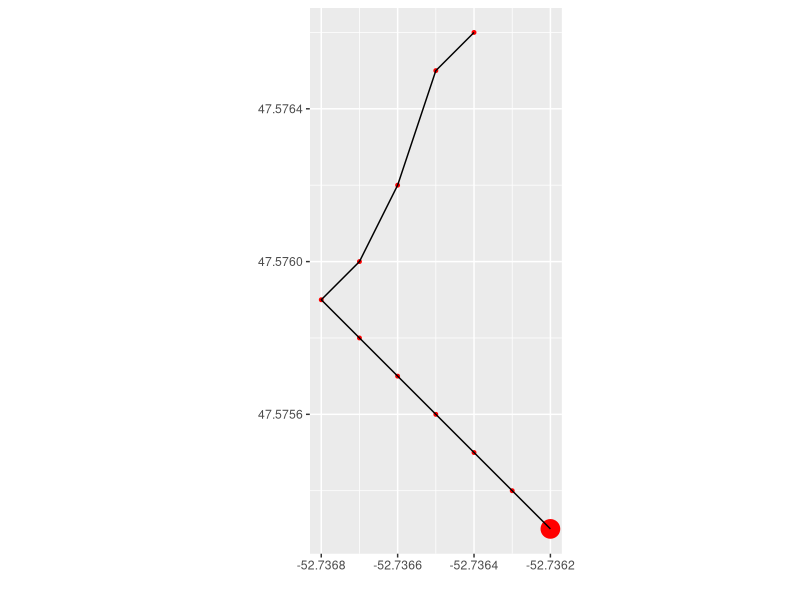

This chart was generated by the following R code:
library(ggplot2)

setwd("/Users/bryan/Git/munsailbot")

# Import CSV and delete empty/NA rows
# TODO: Use aes to define evenly spaced X/Y ticks
data <- read.table('track.csv', header = TRUE, sep =',')
data <- subset(data, Lat!=c("99.99"))
data <- subset(data, Lon!=c("99.99"))
state <- c(data$Sailstate)

ss <- function(x){
  ifelse(x == 0, 1,
    ifelse(x == 1, 2,
      ifelse(x == 2, 3,
        ifelse(x == 3, 4,
          ifelse(x == 4, 5, 0)
))))}

ggplot(data,aes(x=data$Lon, y=data$Lat)) +
  # Graphing reported points
  geom_point(color="red", (aes(size = ss(state)))) +
  # Removing X/Y labels
  labs(x="",y="") +
  # Plotting path
  geom_path() +
  # X/Y graphs are equivalent
  coord_equal() +
  # Remove legend
  theme(legend.position = "none")

#fin
